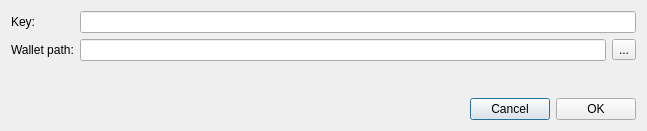
<?xml version="1.0" encoding="UTF-8"?>
<ui version="4.0">
 <class>ImportKeyDialog</class>
 <widget class="QDialog" name="ImportKeyDialog">
  <property name="geometry">
   <rect>
    <x>0</x>
    <y>0</y>
    <width>647</width>
    <height>131</height>
   </rect>
  </property>
  <property name="windowTitle">
   <string>Import private key</string>
  </property>
  <layout class="QVBoxLayout" name="verticalLayout">
   <item>
    <layout class="QGridLayout" name="gridLayout">
     <item row="0" column="0">
      <widget class="QLabel" name="label">
       <property name="text">
        <string>Key:</string>
       </property>
      </widget>
     </item>
     <item row="0" column="1" colspan="2">
      <widget class="QLineEdit" name="m_keyEdit"/>
     </item>
     <item row="1" column="0">
      <widget class="QLabel" name="label_2">
       <property name="text">
        <string>Wallet path:</string>
       </property>
      </widget>
     </item>
     <item row="1" column="1">
      <widget class="QLineEdit" name="m_pathEdit"/>
     </item>
     <item row="1" column="2">
      <widget class="QToolButton" name="m_selectPathButton">
       <property name="text">
        <string>...</string>
       </property>
      </widget>
     </item>
    </layout>
   </item>
   <item>
    <spacer name="verticalSpacer">
     <property name="orientation">
      <enum>Qt::Vertical</enum>
     </property>
     <property name="sizeHint" stdset="0">
      <size>
       <width>20</width>
       <height>2</height>
      </size>
     </property>
    </spacer>
   </item>
   <item>
    <layout class="QHBoxLayout" name="horizontalLayout">
     <item>
      <spacer name="horizontalSpacer">
       <property name="orientation">
        <enum>Qt::Horizontal</enum>
       </property>
       <property name="sizeHint" stdset="0">
        <size>
         <width>40</width>
         <height>20</height>
        </size>
       </property>
      </spacer>
     </item>
     <item>
      <widget class="QPushButton" name="m_cancelButton">
       <property name="text">
        <string>Cancel</string>
       </property>
      </widget>
     </item>
     <item>
      <widget class="QPushButton" name="m_okButton">
       <property name="text">
        <string>OK</string>
       </property>
      </widget>
     </item>
    </layout>
   </item>
  </layout>
 </widget>
 <resources/>
 <connections>
  <connection>
   <sender>m_selectPathButton</sender>
   <signal>clicked()</signal>
   <receiver>ImportKeyDialog</receiver>
   <slot>selectPathClicked()</slot>
   <hints>
    <hint type="sourcelabel">
     <x>620</x>
     <y>54</y>
    </hint>
    <hint type="destinationlabel">
     <x>323</x>
     <y>65</y>
    </hint>
   </hints>
  </connection>
  <connection>
   <sender>m_okButton</sender>
   <signal>clicked()</signal>
   <receiver>ImportKeyDialog</receiver>
   <slot>accept()</slot>
   <hints>
    <hint type="sourcelabel">
     <x>594</x>
     <y>102</y>
    </hint>
    <hint type="destinationlabel">
     <x>323</x>
     <y>65</y>
    </hint>
   </hints>
  </connection>
  <connection>
   <sender>m_cancelButton</sender>
   <signal>clicked()</signal>
   <receiver>ImportKeyDialog</receiver>
   <slot>reject()</slot>
   <hints>
    <hint type="sourcelabel">
     <x>511</x>
     <y>102</y>
    </hint>
    <hint type="destinationlabel">
     <x>323</x>
     <y>65</y>
    </hint>
   </hints>
  </connection>
 </connections>
 <slots>
  <slot>selectPathClicked()</slot>
 </slots>
</ui>
